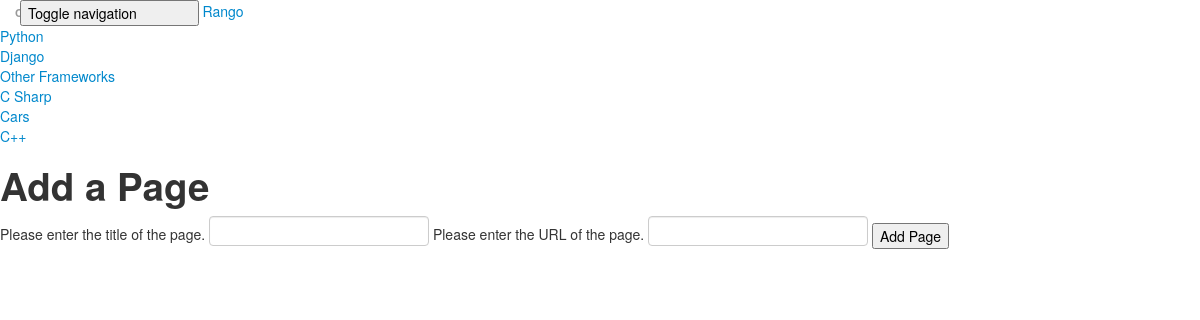
/rango/category/python/add_page/, run on the app's committed database.
### rango/models.py (models this page shows, shortened)
class Category(models.Model):
	name = models.CharField(max_length=128, unique=True)
	views=models.IntegerField(null=True)
	likes=models.IntegerField(null=True)
	slug = models.SlugField(unique=True)

### rango/views.py (the view)
# urls.py: url(r'^category/(?P<category_name_slug>[\w\-]+)/add_page/$',views.add_page,name='add_page'),
def add_page(request, category_name_slug):
	try:
		cat = Category.objects.get(slug=category_name_slug)
	except Category.DoesNotExist:
		cat = None
	if request.method == 'POST':
		form = PageForm(request.POST)
		if form.is_valid():
			if cat:
				page = form.save(commit=False)
				page.category = cat
				page.views = 0
				page.save()
			return category(request, category_name_slug)
		else:
			print form.errors
	else:
		form = PageForm()
	return render(request, 'rango/add_page.html', {'form': form, 'category': cat})

### rango/forms.py (shortened to what this page needs)
class PageForm(forms.ModelForm):
	title = forms.CharField(max_length=128, help_text="Please enter the title of the page.")
	url = forms.URLField(max_length=200, help_text="Please enter the URL of the page.")
	views = forms.IntegerField(widget=forms.HiddenInput(), initial=0)
	class Meta:
		model = Page
		exclude = ('category',)

### rango/templatetags/rango_extras.py (called while the page is built)
@register.inclusion_tag('rango/cats.html')
def get_category_list(cat=None):
	return {'cats':Category.objects.all(),'act_cat':cat}

### templates/rango/add_page.html (shortened to what this page needs)
{% extends 'rango/base.html' %}
{% load staticfiles %}
{% block body_block %}
        <h1>Add a Page</h1>
        <form id="category_form" method="post" action=".">
            {% for field in form.visible_fields %}
                {{ field.help_text }}
                {{ field }}
            {% endfor %}
            <input type="submit" name="submit" value="Add Page" />
        </form>
{% endblock %}

### templates/rango/cats.html
{% if cats %}
    <ul class="nav nav-sidebar">
        {% for c in cats %}
            {% if c == act_cat %}<li class="active">{% else %}<li> {% endif %}
            <a href="{% url 'category' c.slug %}">{{ c.name }}</a> </li>
        {% endfor %}
    </ul>
{% endif %}

### data on the page
Category: name "Python"
Category: name "Django"
Category: name "Other Frameworks"
Category: name "C Sharp"
Category: name "Cars"
Category: name "C++"

### other printed values
{{ field.help_text }} "Please enter the title of the page." "Please enter the URL of the page."
